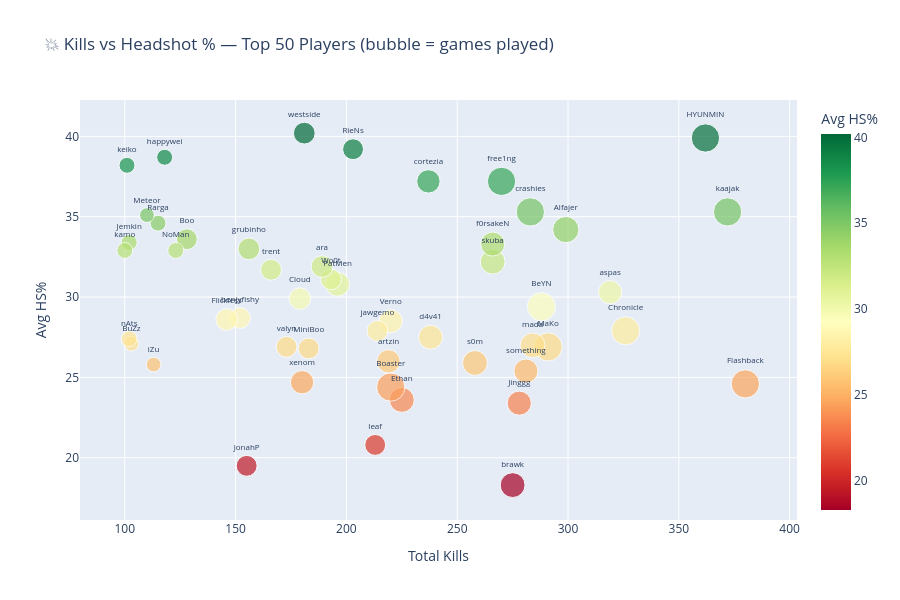

This figure's notebook cell:
### Markdown cell above
---
## 💥 9. Highest Kills & Headshot % Combined

### Code cell
# ── Per player: aggregate kills and mean HS% ─────────────────
player_hs = (
    stats.groupby('player')
    .agg(total_kills=('kill', 'sum'), avg_hs=('hs_pct', 'mean'), games=('game_id', 'nunique'))
    .reset_index()
    .sort_values('total_kills', ascending=False)
)
player_hs['avg_hs'] = player_hs['avg_hs'].round(1)

# Bubble chart: x=kills, y=HS%, size=games
top50 = player_hs.head(50)

fig = px.scatter(
    top50,
    x='total_kills', y='avg_hs',
    size='games', text='player',
    color='avg_hs',
    color_continuous_scale='RdYlGn',
    title='💥 Kills vs Headshot % — Top 50 Players (bubble = games played)',
    labels={'total_kills': 'Total Kills', 'avg_hs': 'Avg HS%', 'games': 'Games'},
    hover_data={'player': True, 'total_kills': True, 'avg_hs': True, 'games': True},
    height=600
)
fig.update_traces(textposition='top center', textfont_size=8)
fig.show()

print('Top 15 Players by Kills + HS%:')
print(player_hs.head(15).to_string(index=False))

### Figure 1 — Plotly figure (JSON) as saved in the notebook; plotly's stock layout.template omitted (floating-point values rounded to 4 significant figures)
{"data": [{"customdata": [["Flashback", 22], ["kaajak", 22], ["HYUNMIN", 22], ["Chronicle", 22], ["aspas", 15], ["Alfajer", 19], ["MaKo", 22], ["BeYN", 22], ["mada", 17], ["crashies", 22], ["something", 16], ["Jinggg", 16], ["brawk", 17], ["free1ng", 22], ["skuba", 17], ["f0rsakeN", 16], ["s0m", 17], ["d4v41", 16], ["cortezia", 15], ["Ethan", 17], ["Boaster", 22], ["Verno", 15], ["artzin", 15], ["jawgemo", 12], ["leaf", 12], ["RieNs", 12], ["PatMen", 16], ["Wo0t", 12], ["ara", 13], ["MiniBoo", 12], ["westside", 13], ["xenom", 15], ["Cloud", 13], ["valyn", 12], ["trent", 12], ["grubinho", 13], ["JonahP", 12], ["benjyfishy", 12], ["Flickless", 13], ["Boo", 12], ["NoMan", 7], ["happywei", 7], ["Rarga", 7], ["iZu", 6], ["Meteor", 6], ["BuZz", 6], ["Jemkin", 7], ["nAts", 7], ["keiko", 7], ["kamo", 7]], "hovertemplate": "Total Kills=%{x}<br>Avg HS%=%{marker.color}<br>Games=%{customdata[1]}<br>player=%{customdata[0]}<extra></extra>", "legendgroup": "", "marker": {"color": [24.6, 35.3, 39.9, 27.9, 30.3, 34.2, 26.9, 29.4, 27.0, 35.3, 25.4, 23.4, 18.3, 37.2, 32.2, 33.3, 25.9, 27.5, 37.2, 23.6, 24.4, 28.5, 26.0, 27.9, 20.8, 39.2, 30.8, 31.1, 31.9, 26.8, 40.2, 24.7, 29.9, 26.9, 31.7, 33.0, 19.5, 28.7, 28.6, 33.6, 32.9, 38.7, 34.6, 25.8, 35.1, 27.1, 33.4, 27.4, 38.2, 32.9], "coloraxis": "coloraxis", "size": [22, 22, 22, 22, 15, 19, 22, 22, 17, 22, 16, 16, 17, 22, 17, 16, 17, 16, 15, 17, 22, 15, 15, 12, 12, 12, 16, 12, 13, 12, 13, 15, 13, 12, 12, 13, 12, 12, 13, 12, 7, 7, 7, 6, 6, 6, 7, 7, 7, 7], "sizemode": "area", "sizeref": 0.055, "symbol": "circle"}, "mode": "markers+text", "name": "", "orientation": "v", "showlegend": false, "text": ["Flashback", "kaajak", "HYUNMIN", "Chronicle", "aspas", "Alfajer", "MaKo", "BeYN", "mada", "crashies", "something", "Jinggg", "brawk", "free1ng", "skuba", "f0rsakeN", "s0m", "d4v41", "cortezia", "Ethan", "Boaster", "Verno", "artzin", "jawgemo", "leaf", "RieNs", "PatMen", "Wo0t", "ara", "MiniBoo", "westside", "xenom", "Cloud", "valyn", "trent", "grubinho", "JonahP", "benjyfishy", "Flickless", "Boo", "NoMan", "happywei", "Rarga", "iZu", "Meteor", "BuZz", "Jemkin", "nAts", "keiko", "kamo"], "textfont": {"size": 8}, "textposition": "top center", "type": "scatter", "x": [380, 372, 362, 326, 319, 299, 291, 288, 284, 283, 281, 278, 275, 270, 266, 266, 258, 238, 237, 225, 220, 220, 219, 214, 213, 203, 196, 193, 189, 183, 181, 180, 179, 173, 166, 156, 155, 152, 146, 128, 123, 118, 115, 113, 110, 103, 102, 102, 101, 100], "xaxis": "x", "y": [24.6, 35.3, 39.9, 27.9, 30.3, 34.2, 26.9, 29.4, 27.0, 35.3, 25.4, 23.4, 18.3, 37.2, 32.2, 33.3, 25.9, 27.5, 37.2, 23.6, 24.4, 28.5, 26.0, 27.9, 20.8, 39.2, 30.8, 31.1, 31.9, 26.8, 40.2, 24.7, 29.9, 26.9, 31.7, 33.0, 19.5, 28.7, 28.6, 33.6, 32.9, 38.7, 34.6, 25.8, 35.1, 27.1, 33.4, 27.4, 38.2, 32.9], "yaxis": "y"}], "layout": {"coloraxis": {"colorbar": {"title": {"text": "Avg HS%"}}, "colorscale": [[0, "rgb(165,0,38)"], [0.1, "rgb(215,48,39)"], [0.2, "rgb(244,109,67)"], [0.3, "rgb(253,174,97)"], [0.4, "rgb(254,224,139)"], [0.5, "rgb(255,255,191)"], [0.6, "rgb(217,239,139)"], [0.7, "rgb(166,217,106)"], [0.8, "rgb(102,189,99)"], [0.9, "rgb(26,152,80)"], [1, "rgb(0,104,55)"]]}, "height": 600, "legend": {"itemsizing": "constant", "tracegroupgap": 0}, "title": {"text": "💥 Kills vs Headshot % — Top 50 Players (bubble = games played)"}, "xaxis": {"anchor": "y", "domain": [0, 1], "title": {"text": "Total Kills"}}, "yaxis": {"anchor": "x", "domain": [0, 1], "title": {"text": "Avg HS%"}}}}
